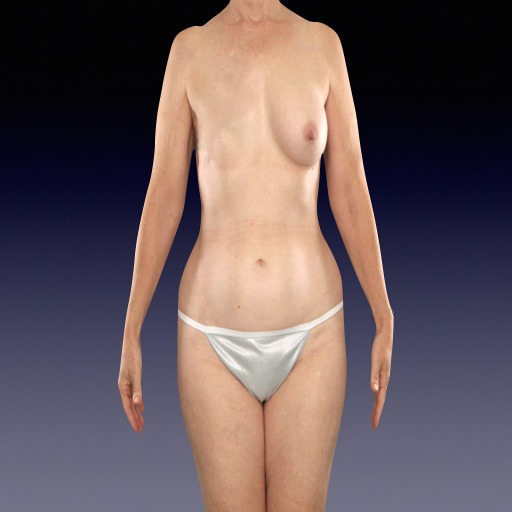
#> input picture 146.jpg, 512 x 512 px
$ python inpaint_nipple.py
#> lines starting #> are read from the running program, lines starting #| are printed output that depends on the picture
import pyqtgraph as pg
from pyqtgraph.Qt import QtGui, QtCore, QtWidgets
import numpy as np
import cv2
import os

# Sample image data
file_name = '146.jpg'
image_data = cv2.imread(file_name)
#> image_data is the input picture: shape (512, 512, 3); mean B, G, R 91.5, 88.4, 104.5
image_data = cv2.cvtColor(image_data, cv2.COLOR_BGR2RGB)  # Convert BGR to RGB

image_data = cv2.rotate(image_data, cv2.ROTATE_90_CLOCKWISE)
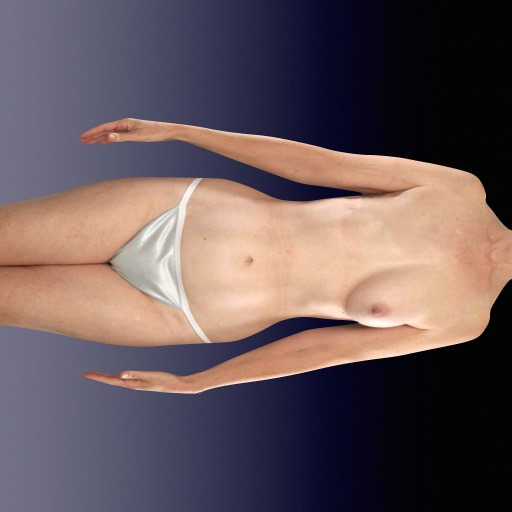
#> image_data: shape (512, 512, 3); mean R, G, B 104.5, 88.4, 91.5

class InteractiveRectangle:
    def __init__(self, image_data, num_rectangles):
        self.image_data = image_data
        self.num_rectangles = num_rectangles
#> (the run stopped early here; a loop or call above may not have finished)
